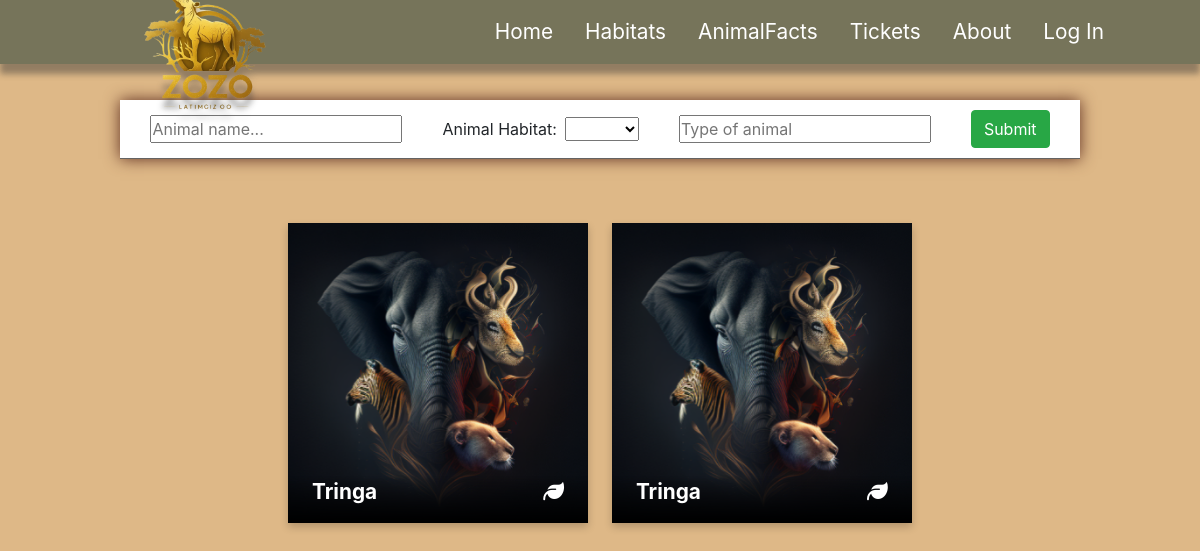
The app's page /pages/animals-user.php?name=Tringa with its own data.
### tables this page shows
CREATE TABLE `animals` (
  `id` int(20) NOT NULL,
  `name` varchar(30) NOT NULL,
  `type` varchar(30) NOT NULL,
  `age` int(11) NOT NULL,
  `description` text NOT NULL,
  `habitat` varchar(20) NOT NULL,
  `vet_help` int(11) NOT NULL,
  `food_time` varchar(25) NOT NULL,
  `water_time` varchar(25) NOT NULL,
  `clean_time` int(11) NOT NULL
);

### pages/animals-user.php (the view, shortened to what this page needs)
<!DOCTYPE html>
<html lang="en">
<head>
    <link rel="stylesheet" href="https://cdn.jsdelivr.net/npm/bootstrap@4.0.0/dist/css/bootstrap.min.css">
    <link rel="stylesheet" href="../style.css">
</head>
<body id="animals-user-body" style="background-color: burlywood;">
    <div class="animals_panel" id="topOfPage">
    <nav class="nav">
        <img src="../media/logo.png" id="logo" />
        <div class="nav-items">
            <div class="nav-item"><a href="../index.php">Home</a></div>
            <div class="nav-item"><a href="../pages/habitatMap.php">Habitats</a></div>
            <div class="nav-item"><a href="../pages/animalFacts.php">AnimalFacts</a></div>
            <div class="nav-item"><a href="../pages/ticket.php">Tickets</a></div>
            <div class="nav-item"><a href="../pages/about.php">About</a></div>
            <?php
                if (isset($_COOKIE['logged'])) {
                    $user_fname = $_SESSION['user_fname'];
                    $user_power = $_SESSION['user_power'];
                    switch ($user_power) {
                        case "User":
                            echo "<i class='user-icon user fa-solid fa-user'></i>";
                            break;
                        case "Helper":
                            echo "<i class='user-icon helper fa-solid fa-shield-halved'></i>";
                            break;
                        case "Admin":
                            echo "<i class='user-icon admin fa-solid fa-crown'></i>";
                            break;
                    }
                    echo "<div class='nav-item'><a href='../pages/account.php'>$user_fname</a></div>";
                }
                else
                    echo '<div class="nav-item"><a href="../pages/signup.php">Log In</a></div>';
            ?>
        </div>
    </nav>
        <div class="animals-main-panel">
            <form class="search-bar" action="" method="get" autocomplete="off">
                <div style="display: flex; align-items: center;">
                    <p style="margin-bottom: 0; margin-right: 0.5rem;">Animal Habitat:</p>
                    <select name="map" id="map">
                        <option value=""></option>
                        <option value="ocean">Ocean</option>
                    </select>
                </div>
                <div>
                    <input list="types" id="type" name="type" placeholder="Type of animal">
                </div>
                <input class="btn btn-success" type="submit" value="Submit">
            </form>
            <div class="results">
                <?php
                    $servername = "localhost";
                    $username = "root";
                    $password = "";
                    $conn = mysqli_connect($servername, $username, $password, 'zoo');
                    function addCard($id, $animalName, $habitat, $animalType, $animalAge, $description){
                        switch($habitat){
                            case "Jungle":
                                $icon = '<i class="fa-solid fa-leaf"></i>';
                                break;
                        }
                        echo <<<"EOD"
                        <a id="linkNr$id" class="card-container" href="viewAnimal.php?id=$id" style="align-items:center; margin-top: 0;">
                            <div class="flip-card">
                                <div class="flip-card-inner">
                                    <div class="flip-card-front">
                                        <div class="overtext">
                                            <p><strong>$animalName</strong></p>
                                            <p class="habitat-icon">$icon</p>
                                        </div>
                                        <img class="flipcard-image" src="../media/flipcard_sample.png">
                                    </div>
                                    <div class="flip-card-back">
                                        <div class="flipback-header">
                                            <div class="name">
                                                <div style="font-size: 1.5rem; margin-bottom: -5px;"><strong>$animalName</strong></div>
                                                <div class="type-kitty">$animalType</div>
                                            </div>
                                            <div class="age">
                                                <div class="age-nr"><strong>$animalAge</strong></div>
                                                <div class="yrs">years old</div>
                                            </div>
                                        </div>
                                        <div class="flipback-rest">
                                            <p>From the $habitat</p>
                                            <p>$description</p>
                                        </div>
                                    </div>
                                </div>
                            </div>
                        </a>
                        EOD;
                    }
                    $sql = 'SELECT * FROM animals ';
                    if(isset($_GET['name'])) {
                        $name = $_GET['name'];
                        $sql = $sql . "WHERE name LIKE '%$name%'";
                    }
                    $result = mysqli_query($conn, $sql);
                    if (mysqli_num_rows($result) > 0) {
                        while ($row = mysqli_fetch_assoc($result)) {
                            addCard($row['id'], $row['name'], $row['habitat'], $row['type'], $row['age'], $row['description']);
                        }
                    }else{
                        echo "0 results";
                    }
                ?>
            </div>
            <br><br>
            <br>
        </div>
    </div>
</body>
</html>

### style.css (style rules this page uses)
* { margin: 0px; padding: 0px; box-sizing: border-box; }
.nav { position: absolute; z-index: 99; background-color: #76745a54; width: 100%; height: 8vh; filter: drop-shadow(0px 10px 3px rgba(54, 54, 54, 0.452)); position: absolute; display: flex; align-items: center; justify-content: flex-end; padding: 0 5rem; transition: ease-in-out 0.2s; user-select: none; }
.nav-items { display: flex; align-items: center; justify-self: flex-end; }
.nav-item { color: white; font-size: 1.3rem; padding: 0 1rem; }
.nav-item a { text-decoration: none; color: white; }
#logo { width: 13.5%; position: absolute; left: 125px; top: -30px; }
.animals_panel { width: 100%; background-position: center; background-size: cover; display: flex; flex-direction: column; align-items: center; }
.search-bar { border-bottom: 1px solid rgb(100, 99, 99); box-shadow: 5px 0px 8px #747974; display: flex; align-items: center; justify-content: center; flex-wrap: wrap; width: 100%; background-color: white; padding: 10px; box-shadow: 0px 0px 15px rgb(94,46,33); }
.search-bar>* { margin-left: 20px; margin-right: 20px; }
html { scroll-behavior: smooth; }
.flip-card { background-color: transparent; width: 300px; height: 300px; perspective: 1000px; }
.flip-card-inner { position: relative; width: 100%; height: 100%; text-align: center; transition: transform 0.6s; transform-style: preserve-3d; box-shadow: 0 4px 8px 0 rgba(0,0,0,0.2); }
.flip-card-front, .flip-card-back { position: absolute; width: 100%; height: 100%; -webkit-backface-visibility: hidden; backface-visibility: hidden; }
.flip-card-front { background-color: #bbb; color: black; }
.flip-card-back { background-color: rgb(116,103,89); color: white; transform: rotateY(180deg); overflow-x: hidden; overflow-y: auto; }
.flipback-rest { padding: 20px; }
.animals-main-panel { margin-top: 100px; display: flex; flex-direction: column; justify-content: center; align-items: center; }
.results { width: 70%; display: flex; flex-wrap: wrap; justify-content: space-evenly; margin-top: 2rem; }
.flipcard-image { width: 100%; height: 100%; }
.flipback-header { display: flex; justify-content: space-between; padding: 20px; background-color: rgb(87, 77, 67); align-items: center; }
.age { width: 30%; display: flex; justify-content: center; }
.age-nr { font-size: 2rem; }
.yrs { font-size: 0.7rem; align-items: center; display: inherit; margin-left: 5px; }
.overtext { position: absolute; z-index: 999; background-image: linear-gradient(transparent, black); width: 100%; color: white; font-size: 1.3rem; bottom: 0px; padding: 0 1.5rem; display: flex; justify-content: space-between; align-items: center; }
.type-kitty { font-size: 0.7rem; float: left; margin-bottom: -50px; }
.card-container { margin-top: 2rem !important; }

### records on screen
animals: name "Tringa", habitat "Jungle" (drawn)
animals: name "Tringa", habitat "Jungle" (drawn)
